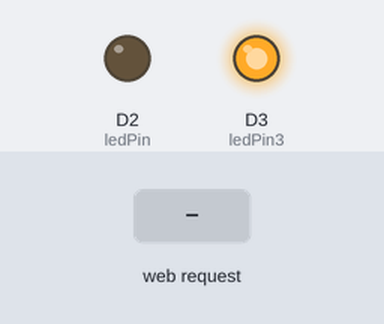
The sketch below on a simulated Arduino MKR. Parts: output pins drawn as LEDs (lit = HIGH). Inputs (shaded band) come from the test bench. WiFi joins after 1.5 s; servers stay silent unless stated; what the sketch prints to the serial monitor is not drawn.

Above: at 2.7 s.
2.8 s: HTTP request GET /unlock received
At 3.1 s:
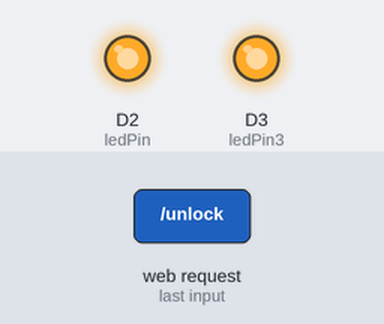
4.3 s: HTTP request GET /lock received
At 5.4 s:
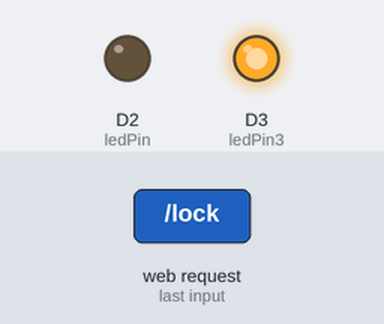
Timing chart, 0 to 7.3 s (numbered marks = the images above; inputs shaded):
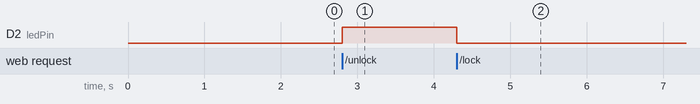

The sketch:

door_control_system.ino
```cpp
#include <WiFiNINA.h>
#include "config.h"
#include "pins.h"

// กำหนดพิน (ใช้ขา 2 หรือขา 13 ที่เป็นไฟบนบอร์ดก็ได้ครับ)
const int ledPin = 2;
const int ledPin3 = 3; // จำลองแหล่งจาย Relay

WiFiServer server(80);

void setup() {
  Serial.begin(9600);
  pinMode(ledPin, OUTPUT);
  pinMode(ledPin3, OUTPUT);
  digitalWrite(ledPin, LOW); // เริ่มต้นให้ไฟดับ
  digitalWrite(ledPin3, HIGH);

  Serial.print("กำลังเชื่อมต่อ WiFi: ");
  Serial.println(ssid);

  while (WiFi.begin(ssid, password) != WL_CONNECTED) {
    delay(500);
    Serial.print(".");
  }

  Serial.println("\n✅ WiFi เชื่อมต่อแล้ว!");
  Serial.print("📍 IP Address: ");
  Serial.println(WiFi.localIP());

  server.begin();
}

void loop() {
  WiFiClient client = server.available();
  if (client) {
    String request = client.readStringUntil('\r');
    client.flush();

    // --- ตรวจสอบคำสั่งเพื่อเปิดไฟ ---
    if (request.indexOf("/unlock") != -1) {
      Serial.println("💡 สั่งเปิดไฟ (LED ON)");
      digitalWrite(ledPin, HIGH); // ไฟติด
      sendResponse(client, "ON");
    }

    // --- ตรวจสอบคำสั่งเพื่อปิดไฟ ---
    else if (request.indexOf("/lock") != -1) {
      Serial.println("🌑 สั่งปิดไฟ (LED OFF)");
      digitalWrite(ledPin, LOW);  // ไฟดับ
      sendResponse(client, "OFF");
    }

    else if (request.indexOf("/ping") != -1) {
      sendResponse(client, "PONG");
    }

    delay(10);
    client.stop();
  }
}

void sendResponse(WiFiClient& client, String msg) {
  client.println("HTTP/1.1 200 OK");
  client.println("Content-Type: application/json");
  client.println("Connection: close");
  client.println();
  client.print("{\"led_status\":\"");
  client.print(msg);
  client.println("\"}");
}
```

config.h
```cpp
// ตั้งค่า WiFi และความปลอดภัย
const char* ssid = "AVAPLACE_Zone A";
const char* password = "0945038118";
const char* api_secret = "boost_secure_key_2024"; // ต้องตรงกับใน config.json
```

pins.h
```cpp
const int relayPin = 2; 
```

Measured:
- after the input at 2.8 s, D2 (ledPin): LOW → HIGH at once
- after the input at 4.3 s, D2 (ledPin): HIGH → LOW at once
